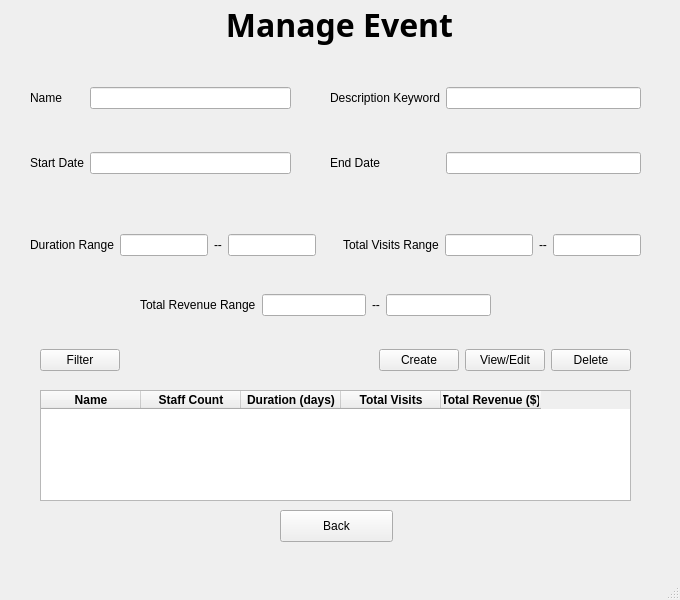
<?xml version="1.0" encoding="UTF-8"?>
<ui version="4.0">
 <class>MainWindow</class>
 <widget class="QMainWindow" name="MainWindow">
  <property name="geometry">
   <rect>
    <x>0</x>
    <y>0</y>
    <width>680</width>
    <height>600</height>
   </rect>
  </property>
  <property name="windowTitle">
   <string>MainWindow</string>
  </property>
  <widget class="QWidget" name="centralwidget">
   <widget class="QWidget" name="gridLayoutWidget">
    <property name="geometry">
     <rect>
      <x>-1</x>
      <y>-1</y>
      <width>681</width>
      <height>51</height>
     </rect>
    </property>
    <layout class="QGridLayout" name="gridLayout">
     <item row="0" column="0">
      <widget class="QLabel" name="manageEvent">
       <property name="font">
        <font>
         <family>Arial Black</family>
         <pointsize>24</pointsize>
         <weight>75</weight>
         <bold>true</bold>
        </font>
       </property>
       <property name="text">
        <string>Manage Event</string>
       </property>
       <property name="alignment">
        <set>Qt::AlignCenter</set>
       </property>
      </widget>
     </item>
    </layout>
   </widget>
   <widget class="QWidget" name="gridLayoutWidget_2">
    <property name="geometry">
     <rect>
      <x>30</x>
      <y>50</y>
      <width>261</width>
      <height>161</height>
     </rect>
    </property>
    <layout class="QGridLayout" name="gridLayout_2">
     <item row="0" column="0">
      <widget class="QLabel" name="name">
       <property name="text">
        <string>Name</string>
       </property>
      </widget>
     </item>
     <item row="1" column="0">
      <widget class="QLabel" name="startDate">
       <property name="text">
        <string>Start Date</string>
       </property>
      </widget>
     </item>
     <item row="0" column="1">
      <widget class="QLineEdit" name="nameLine"/>
     </item>
     <item row="1" column="1">
      <widget class="QLineEdit" name="sdateEdit"/>
     </item>
    </layout>
   </widget>
   <widget class="QWidget" name="gridLayoutWidget_5">
    <property name="geometry">
     <rect>
      <x>330</x>
      <y>50</y>
      <width>311</width>
      <height>161</height>
     </rect>
    </property>
    <layout class="QGridLayout" name="gridLayout_5">
     <item row="0" column="1">
      <widget class="QLineEdit" name="descriptionKeywordEdit"/>
     </item>
     <item row="1" column="1">
      <widget class="QLineEdit" name="edateEdit"/>
     </item>
     <item row="0" column="0">
      <widget class="QLabel" name="descriptionKeyword">
       <property name="text">
        <string>Description Keyword</string>
       </property>
      </widget>
     </item>
     <item row="1" column="0">
      <widget class="QLabel" name="endDate">
       <property name="text">
        <string>End Date</string>
       </property>
      </widget>
     </item>
    </layout>
   </widget>
   <widget class="QWidget" name="gridLayoutWidget_3">
    <property name="geometry">
     <rect>
      <x>30</x>
      <y>220</y>
      <width>611</width>
      <height>51</height>
     </rect>
    </property>
    <layout class="QGridLayout" name="gridLayout_3">
     <item row="0" column="7">
      <widget class="QLabel" name="label_9">
       <property name="text">
        <string>--</string>
       </property>
      </widget>
     </item>
     <item row="0" column="2">
      <widget class="QLabel" name="label_7">
       <property name="text">
        <string>--</string>
       </property>
      </widget>
     </item>
     <item row="0" column="3">
      <widget class="QLineEdit" name="drEnd"/>
     </item>
     <item row="0" column="8">
      <widget class="QLineEdit" name="tvrEnd"/>
     </item>
     <item row="0" column="6">
      <widget class="QLineEdit" name="vsrStart"/>
     </item>
     <item row="0" column="0">
      <widget class="QLabel" name="durationRange">
       <property name="text">
        <string>Duration Range</string>
       </property>
      </widget>
     </item>
     <item row="0" column="5">
      <widget class="QLabel" name="totalVisitsRange">
       <property name="text">
        <string>Total Visits Range</string>
       </property>
      </widget>
     </item>
     <item row="0" column="1">
      <widget class="QLineEdit" name="drStart"/>
     </item>
     <item row="0" column="4">
      <spacer name="horizontalSpacer">
       <property name="orientation">
        <enum>Qt::Horizontal</enum>
       </property>
       <property name="sizeHint" stdset="0">
        <size>
         <width>40</width>
         <height>20</height>
        </size>
       </property>
      </spacer>
     </item>
    </layout>
   </widget>
   <widget class="QWidget" name="gridLayoutWidget_4">
    <property name="geometry">
     <rect>
      <x>140</x>
      <y>280</y>
      <width>351</width>
      <height>51</height>
     </rect>
    </property>
    <layout class="QGridLayout" name="gridLayout_4">
     <item row="0" column="0">
      <widget class="QLabel" name="totalRevenueRange">
       <property name="text">
        <string>Total Revenue Range</string>
       </property>
      </widget>
     </item>
     <item row="0" column="2">
      <widget class="QLabel" name="label_11">
       <property name="text">
        <string>--</string>
       </property>
      </widget>
     </item>
     <item row="0" column="1">
      <widget class="QLineEdit" name="trrStart"/>
     </item>
     <item row="0" column="3">
      <widget class="QLineEdit" name="trrEnd"/>
     </item>
    </layout>
   </widget>
   <widget class="QWidget" name="gridLayoutWidget_6">
    <property name="geometry">
     <rect>
      <x>40</x>
      <y>340</y>
      <width>591</width>
      <height>41</height>
     </rect>
    </property>
    <layout class="QGridLayout" name="gridLayout_6">
     <item row="0" column="1">
      <spacer name="horizontalSpacer_2">
       <property name="orientation">
        <enum>Qt::Horizontal</enum>
       </property>
       <property name="sizeHint" stdset="0">
        <size>
         <width>40</width>
         <height>20</height>
        </size>
       </property>
      </spacer>
     </item>
     <item row="0" column="2">
      <widget class="QPushButton" name="createButton">
       <property name="text">
        <string>Create</string>
       </property>
      </widget>
     </item>
     <item row="0" column="3">
      <widget class="QPushButton" name="viewOrEditButton">
       <property name="text">
        <string>View/Edit</string>
       </property>
      </widget>
     </item>
     <item row="0" column="0">
      <widget class="QPushButton" name="filterButton">
       <property name="text">
        <string>Filter</string>
       </property>
      </widget>
     </item>
     <item row="0" column="4">
      <widget class="QPushButton" name="deleteButton">
       <property name="text">
        <string>Delete</string>
       </property>
      </widget>
     </item>
    </layout>
   </widget>
   <widget class="QPushButton" name="backButton">
    <property name="geometry">
     <rect>
      <x>280</x>
      <y>510</y>
      <width>113</width>
      <height>32</height>
     </rect>
    </property>
    <property name="text">
     <string>Back</string>
    </property>
   </widget>
   <widget class="QTableWidget" name="filterResultTable">
    <property name="geometry">
     <rect>
      <x>40</x>
      <y>390</y>
      <width>591</width>
      <height>111</height>
     </rect>
    </property>
    <property name="sizeAdjustPolicy">
     <enum>QAbstractScrollArea::AdjustToContents</enum>
    </property>
    <property name="autoScrollMargin">
     <number>18</number>
    </property>
    <property name="selectionMode">
     <enum>QAbstractItemView::SingleSelection</enum>
    </property>
    <property name="selectionBehavior">
     <enum>QAbstractItemView::SelectRows</enum>
    </property>
    <property name="sortingEnabled">
     <bool>true</bool>
    </property>
    <column>
     <property name="text">
      <string>Name</string>
     </property>
     <property name="font">
      <font>
       <weight>75</weight>
       <bold>true</bold>
      </font>
     </property>
     <property name="textAlignment">
      <set>AlignCenter</set>
     </property>
    </column>
    <column>
     <property name="text">
      <string>Staff Count</string>
     </property>
     <property name="font">
      <font>
       <weight>75</weight>
       <bold>true</bold>
      </font>
     </property>
    </column>
    <column>
     <property name="text">
      <string>Duration (days)</string>
     </property>
     <property name="font">
      <font>
       <weight>75</weight>
       <bold>true</bold>
      </font>
     </property>
    </column>
    <column>
     <property name="text">
      <string>Total Visits</string>
     </property>
     <property name="font">
      <font>
       <weight>75</weight>
       <bold>true</bold>
      </font>
     </property>
    </column>
    <column>
     <property name="text">
      <string>Total Revenue ($)</string>
     </property>
     <property name="font">
      <font>
       <weight>75</weight>
       <bold>true</bold>
      </font>
     </property>
    </column>
   </widget>
  </widget>
  <widget class="QMenuBar" name="menubar">
   <property name="geometry">
    <rect>
     <x>0</x>
     <y>0</y>
     <width>680</width>
     <height>22</height>
    </rect>
   </property>
  </widget>
  <widget class="QStatusBar" name="statusbar"/>
 </widget>
 <resources/>
 <connections/>
</ui>
